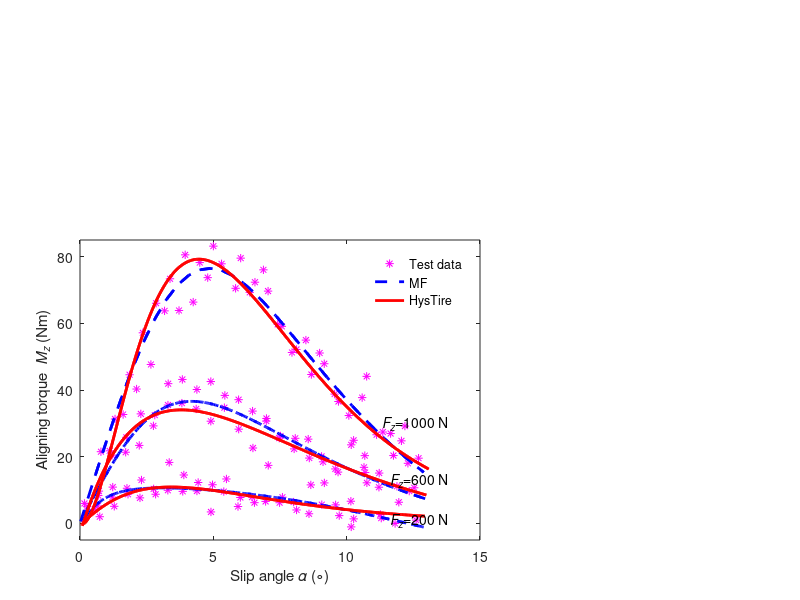

This figure's MATLAB source: (Note: this script raises an error after producing the figure.)
clear;
clc;
load('TireB_testdata.mat');  %试验数据 工作区

s_test1=Sa200;

e= -0.05;          
f= 2.689;
g= -0.072;          
h= 4.361;
% % Fy计算

a= -0.06;          
b= 1.965;
c= 2.098;
d= 2.333;
Fy = 200*(a*s_test1+b+c*(1-2*exp(-s_test1/d)));
e1 =e*exp(-s_test1/f)-g*exp(-s_test1/h);
Mz_exp200 =e1.*Fy;
B= 0.739;               
C= 0.13;
D= 0.542;
E= 1.192;
Mz_MF200 =200*D*sin(C*atan((B*s_test1-E*(B*s_test1 - atan(B*s_test1)))));

s_test1=Sa600;
e= 1.126;          
f= 14.327;
g= 1.088;          
h= 14.717;
% % Fy计算
a= -0.077;          
b= 1.994;
c= 2.133;
d= 3.401;
Fy=600*(a*s_test1+b+c*(1-2*exp(-s_test1/d)));
e1 =e*exp(-s_test1/f)-g*exp(-s_test1/h);
Mz_exp600 =e1.*Fy;
B= -0.169;               
C= 2.512;
D= -0.122;
E= -0.164;
Mz_MF600 =300*D*sin(C*atan((B*s_test1-E*(B*s_test1 - atan(B*s_test1)))));


s_test1=Sa1000;
e= -0.844;          
f= 2.826;
g= -0.845;          
h= 3.19;
% % Fy计算
a= -0.058;          
b= 1.77;
c= 1.924;
d= 3.681;
Fy=1000*(a*s_test1+b+c*(1-2*exp(-s_test1/d)));
e1 =e*exp(-s_test1/f)-g*exp(-s_test1/h);
Mz_exp1000 =e1.*Fy;
B= -0.135;               
C= 2.448;
D= -0.153;
E= -1.215;
Mz_MF1000 =500*D*sin(C*atan((B*s_test1-E*(B*s_test1 - atan(B*s_test1)))));

axes('position',[0.1,0.1,0.5,0.5]); 
h1=plot(Sa200(1:13:627),Mz200(1:13:627),'m*','LineWidth',0.5);
hold on;
plot(Sa600(1:13:627),Mz600(1:13:627),'m*','LineWidth',0.5);
hold on;
plot(Sa1000(1:13:630),Mz1000(1:13:630),'m*','LineWidth',0.5);

hold on;
h2=plot(Sa200,Mz_MF200,'--b','LineWidth',2);
hold on;
h3=plot(Sa200,Mz_exp200,'r','LineWidth',2);


hold on;
plot(Sa600,Mz_MF600,'--b','LineWidth',2);
hold on;
plot(Sa600,Mz_exp600,'r','LineWidth',2);

hold on;
plot(Sa1000(1:10:630),Mz_MF1000(1:10:630),'--b','LineWidth',2);
hold on;
plot(Sa1000,Mz_exp1000,'r','LineWidth',2);


legend([h1 h2 h3],'Test data','MF','HysTire','location','northeast','box','off');
xlabel('Slip angle{\it \alpha} (\circ)');
ylabel('Aligning torque {\it M_z} (Nm)');
set(gca,'XTick',[0:5:15]);
set(gca,'YTick',[0:20:85]);

text(11.5,1,'{\it F_z}=200 N');%文字说明
text(11.5,13,'{\it F_z}=600 N');%文字说明
text(11.2,30,'{\it F_z}=1000 N');%文字说明

 axis([0 15 -5 85]);
exp_error_a = Mz200 - Mz_exp200;
exp_mse_a = mse(exp_error_a);

MF_error_a =Mz200 - Mz_MF200;
MF_mse_a = mse(MF_error_a);

exp_error_b = Mz600 - Mz_exp600;
exp_mse_b = mse(exp_error_b);
MF_error_b = Mz600 - Mz_MF600;
MF_mse_b = mse(MF_error_b);

exp_error_c = Mz1000 - Mz_exp1000;
exp_mse_c = mse(exp_error_c);
MF_error_c = Mz1000 - Mz_MF1000;
MF_mse_c = mse(MF_error_c);

